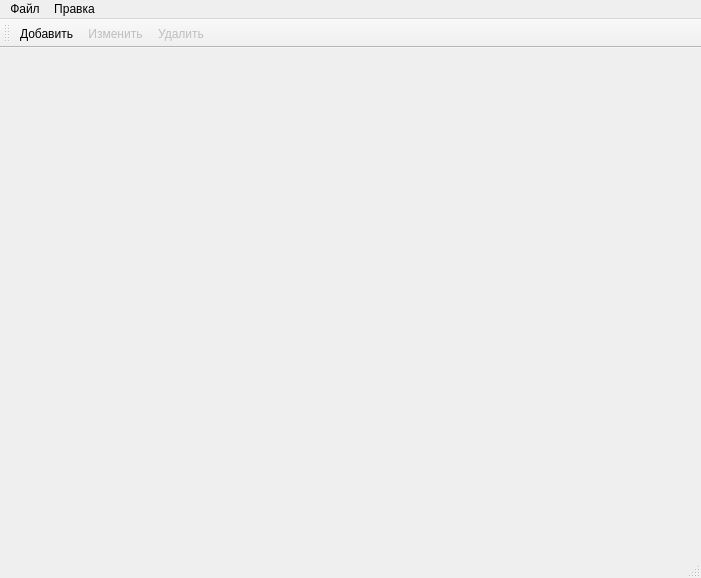
<?xml version="1.0" encoding="UTF-8"?>
<ui version="4.0">
 <class>MainWindow</class>
 <widget class="QMainWindow" name="MainWindow">
  <property name="geometry">
   <rect>
    <x>0</x>
    <y>0</y>
    <width>701</width>
    <height>578</height>
   </rect>
  </property>
  <property name="windowTitle">
   <string>MainWindow</string>
  </property>
  <widget class="QWidget" name="centralwidget">
   <layout class="QHBoxLayout" name="horizontalLayout">
    <item>
     <widget class="QStackedWidget" name="stackedWidget"/>
    </item>
   </layout>
  </widget>
  <widget class="QMenuBar" name="menubar">
   <property name="geometry">
    <rect>
     <x>0</x>
     <y>0</y>
     <width>701</width>
     <height>21</height>
    </rect>
   </property>
   <widget class="QMenu" name="menuFile">
    <property name="title">
     <string>Файл</string>
    </property>
    <addaction name="actionExit"/>
   </widget>
   <widget class="QMenu" name="menuChange">
    <property name="title">
     <string>Правка</string>
    </property>
    <addaction name="actionAdd"/>
    <addaction name="actionEdit"/>
    <addaction name="actionRemove"/>
   </widget>
   <addaction name="menuFile"/>
   <addaction name="menuChange"/>
  </widget>
  <widget class="QStatusBar" name="statusbar"/>
  <widget class="QToolBar" name="toolBar">
   <property name="enabled">
    <bool>true</bool>
   </property>
   <property name="windowTitle">
    <string>toolBar</string>
   </property>
   <attribute name="toolBarArea">
    <enum>TopToolBarArea</enum>
   </attribute>
   <attribute name="toolBarBreak">
    <bool>false</bool>
   </attribute>
   <addaction name="actionAdd"/>
   <addaction name="actionEdit"/>
   <addaction name="actionRemove"/>
  </widget>
  <action name="actionAdd">
   <property name="text">
    <string>Добавить</string>
   </property>
  </action>
  <action name="actionEdit">
   <property name="enabled">
    <bool>false</bool>
   </property>
   <property name="text">
    <string>Изменить</string>
   </property>
  </action>
  <action name="actionRemove">
   <property name="enabled">
    <bool>false</bool>
   </property>
   <property name="text">
    <string>Удалить</string>
   </property>
  </action>
  <action name="actionExit">
   <property name="text">
    <string>Выход</string>
   </property>
   <property name="visible">
    <bool>true</bool>
   </property>
  </action>
 </widget>
 <resources/>
 <connections/>
</ui>
